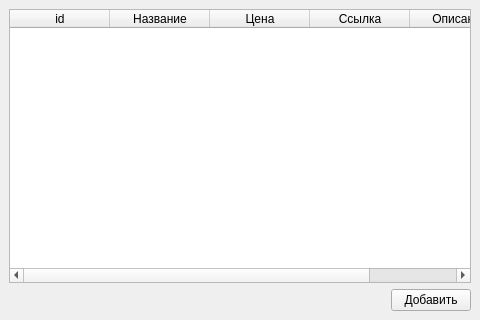
<?xml version="1.0" encoding="UTF-8"?>
<ui version="4.0">
 <class>MainWindow</class>
 <widget class="QMainWindow" name="MainWindow">
  <property name="geometry">
   <rect>
    <x>0</x>
    <y>0</y>
    <width>480</width>
    <height>320</height>
   </rect>
  </property>
  <property name="windowTitle">
   <string>MainWindow</string>
  </property>
  <widget class="QWidget" name="centralwidget">
   <layout class="QVBoxLayout" name="verticalLayout">
    <item>
     <widget class="QTableWidget" name="browser">
      <column>
       <property name="text">
        <string>id</string>
       </property>
      </column>
      <column>
       <property name="text">
        <string>Название</string>
       </property>
      </column>
      <column>
       <property name="text">
        <string>Цена</string>
       </property>
      </column>
      <column>
       <property name="text">
        <string>Ссылка</string>
       </property>
      </column>
      <column>
       <property name="text">
        <string>Описание</string>
       </property>
      </column>
     </widget>
    </item>
    <item>
     <layout class="QHBoxLayout" name="horizontalLayout">
      <item>
       <spacer name="horizontalSpacer">
        <property name="orientation">
         <enum>Qt::Horizontal</enum>
        </property>
        <property name="sizeHint" stdset="0">
         <size>
          <width>158</width>
          <height>20</height>
         </size>
        </property>
       </spacer>
      </item>
      <item>
       <widget class="QPushButton" name="createButton">
        <property name="text">
         <string>Добавить</string>
        </property>
       </widget>
      </item>
     </layout>
    </item>
   </layout>
  </widget>
 </widget>
 <resources/>
 <connections/>
</ui>
